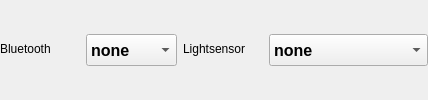
            <widget class="QWidget" name="horizontalWidget" native="true">
             <property name="sizePolicy">
              <sizepolicy hsizetype="Expanding" vsizetype="Fixed">
               <horstretch>0</horstretch>
               <verstretch>0</verstretch>
              </sizepolicy>
             </property>
             <layout class="QHBoxLayout" name="horizontalLayout_35">
              <property name="leftMargin">
               <number>0</number>
              </property>
              <property name="topMargin">
               <number>0</number>
              </property>
              <property name="rightMargin">
               <number>0</number>
              </property>
              <property name="bottomMargin">
               <number>0</number>
              </property>
              <item>
               <widget class="QWidget" name="formWidget" native="true">
                <property name="sizePolicy">
                 <sizepolicy hsizetype="Expanding" vsizetype="Fixed">
                  <horstretch>0</horstretch>
                  <verstretch>0</verstretch>
                 </sizepolicy>
                </property>
                <layout class="QFormLayout" name="formLayout_34">
                 <property name="leftMargin">
                  <number>0</number>
                 </property>
                 <property name="topMargin">
                  <number>0</number>
                 </property>
                 <property name="rightMargin">
                  <number>0</number>
                 </property>
                 <property name="bottomMargin">
                  <number>0</number>
                 </property>
                 <item row="0" column="0">
                  <widget class="QLabel" name="labelHardwareBluetooth">
                   <property name="sizePolicy">
                    <sizepolicy hsizetype="Fixed" vsizetype="Fixed">
                     <horstretch>0</horstretch>
                     <verstretch>0</verstretch>
                    </sizepolicy>
                   </property>
                   <property name="minimumSize">
                    <size>
                     <width>80</width>
                     <height>30</height>
                    </size>
                   </property>
                   <property name="maximumSize">
                    <size>
                     <width>80</width>
                     <height>16777215</height>
                    </size>
                   </property>
                   <property name="text">
                    <string>Bluetooth</string>
                   </property>
                  </widget>
                 </item>
                 <item row="0" column="1">
                  <widget class="QComboBox" name="comboBoxBluetooth">
                   <property name="sizePolicy">
                    <sizepolicy hsizetype="Expanding" vsizetype="Fixed">
                     <horstretch>0</horstretch>
                     <verstretch>0</verstretch>
                    </sizepolicy>
                   </property>
                   <property name="minimumSize">
                    <size>
                     <width>0</width>
                     <height>32</height>
                    </size>
                   </property>
                   <property name="maximumSize">
                    <size>
                     <width>16777215</width>
                     <height>32</height>
                    </size>
                   </property>
                   <property name="font">
                    <font>
                     <pointsize>12</pointsize>
                     <weight>75</weight>
                     <bold>true</bold>
                    </font>
                   </property>
                   <property name="styleSheet">
                    <string notr="true">QScrollBar { 
	width: 40px;
	background-color: rgba(85, 87, 83, 0.7);
}
QComboBox::item {
	padding-top: 6px;
	padding-bottom: 6px;
	height: 32px;
	min-height: 32px;
}
QComboBox::item:selected {
	background-color: rgb(78, 154, 6);
	padding-top: 6px;
	padding-bottom: 6px;
	height: 32px;
	min-height: 32px;
}</string>
                   </property>
                   <item>
                    <property name="text">
                     <string>none</string>
                    </property>
                   </item>
                   <item>
                    <property name="text">
                     <string>builtin</string>
                    </property>
                   </item>
                   <item>
                    <property name="text">
                     <string>external</string>
                    </property>
                   </item>
                  </widget>
                 </item>
                </layout>
               </widget>
              </item>
              <item>
               <widget class="QWidget" name="formWidget_2" native="true">
                <property name="sizePolicy">
                 <sizepolicy hsizetype="Expanding" vsizetype="Fixed">
                  <horstretch>0</horstretch>
                  <verstretch>0</verstretch>
                 </sizepolicy>
                </property>
                <layout class="QFormLayout" name="formLayout_35">
                 <property name="leftMargin">
                  <number>0</number>
                 </property>
                 <property name="topMargin">
                  <number>0</number>
                 </property>
                 <property name="rightMargin">
                  <number>0</number>
                 </property>
                 <property name="bottomMargin">
                  <number>0</number>
                 </property>
                 <item row="0" column="1">
                  <widget class="QComboBox" name="comboBoxLS">
                   <property name="sizePolicy">
                    <sizepolicy hsizetype="Expanding" vsizetype="Fixed">
                     <horstretch>0</horstretch>
                     <verstretch>0</verstretch>
                    </sizepolicy>
                   </property>
                   <property name="minimumSize">
                    <size>
                     <width>0</width>
                     <height>32</height>
                    </size>
                   </property>
                   <property name="maximumSize">
                    <size>
                     <width>16777215</width>
                     <height>32</height>
                    </size>
                   </property>
                   <property name="font">
                    <font>
                     <pointsize>12</pointsize>
                     <weight>75</weight>
                     <bold>true</bold>
                    </font>
                   </property>
                   <property name="styleSheet">
                    <string notr="true">QScrollBar { 
	width: 40px;
	background-color: rgba(85, 87, 83, 0.7);
}
QComboBox::item {
	padding-top: 6px;
	padding-bottom: 6px;
	height: 32px;
	min-height: 32px;
}
QComboBox::item:selected {
	background-color: rgb(78, 154, 6);
	padding-top: 6px;
	padding-bottom: 6px;
	height: 32px;
	min-height: 32px;
}</string>
                   </property>
                   <item>
                    <property name="text">
                     <string>none</string>
                    </property>
                   </item>
                   <item>
                    <property name="text">
                     <string>enabled (tsl2561)</string>
                    </property>
                   </item>
                  </widget>
                 </item>
                 <item row="0" column="0">
                  <widget class="QLabel" name="labelHardwareLS">
                   <property name="sizePolicy">
                    <sizepolicy hsizetype="Fixed" vsizetype="Fixed">
                     <horstretch>0</horstretch>
                     <verstretch>0</verstretch>
                    </sizepolicy>
                   </property>
                   <property name="minimumSize">
                    <size>
                     <width>80</width>
                     <height>30</height>
                    </size>
                   </property>
                   <property name="maximumSize">
                    <size>
                     <width>80</width>
                     <height>30</height>
                    </size>
                   </property>
                   <property name="text">
                    <string>Lightsensor</string>
                   </property>
                  </widget>
                 </item>
                </layout>
               </widget>
              </item>
             </layout>
            </widget>
